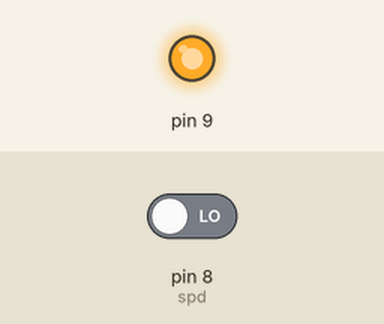
Bench run of a sketch on a simulated Arduino Uno, built with avr-gcc and run on an emulated ATmega328P. Parts: output pins drawn as LEDs (lit = HIGH). Inputs (shaded band) come from the test bench; at power-on: pin 8 (spd) LOW. What the sketch prints to the serial monitor is not drawn.

Above: at 0.1 s.
Timing chart, 0 to 1.6 s (numbered marks = the images above):
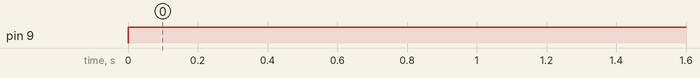

Measured:
- by itself, pin 9: LOW → HIGH at 0.00 s

The sketch:

ANALOG_RPM.ino
```cpp
unsigned long tslr = 0;
int interval_one = 100;
int spd = 8;
//unsigned int counter = 0;
float RPM;
int AI=4;
int i;


void setup() {
  Serial.begin(9600);
  pinMode(A0, INPUT);
  pinMode(9, OUTPUT);
  pinMode(AI, INPUT);
  // put your setup code here, to run once:

}

void loop()
{
 float pwm = (255./1023.)*1023;
  analogWrite(9,pwm);
  tslr = millis();
  bool barray[250]={0};
  float count=0;
  bool array[2];
  array[0]=0;
  array[1]=1;

  while (millis() - tslr < interval_one)
  {
    boolean b= digitalRead(spd);
    //int x=digitalRead(AI);
    if(b>0)
    {
      if(b != array[0])
      {
        count= count+1;
        array[0]=1;
        array[1]=0;

      }
    }

    if(b==0)
    {
      array[0]=0;
      array[1]=1;
    }
   Serial.println(b);
   /*Serial.print(" ");
   Serial.println(x);*/


   }
   /*Serial.print("\t");
   Serial.println((count/20)*6000);*/
  /* Serial.print("\t");
   Serial.println((5./1023.)*analogRead(A0));*/
   delay(250);
 Serial.println(" aaaaaaaaaaaaaaaaaaaaaaaaaaaaaaaaaaaaaaaaaaaaaaaaaaaa ");

}
```
